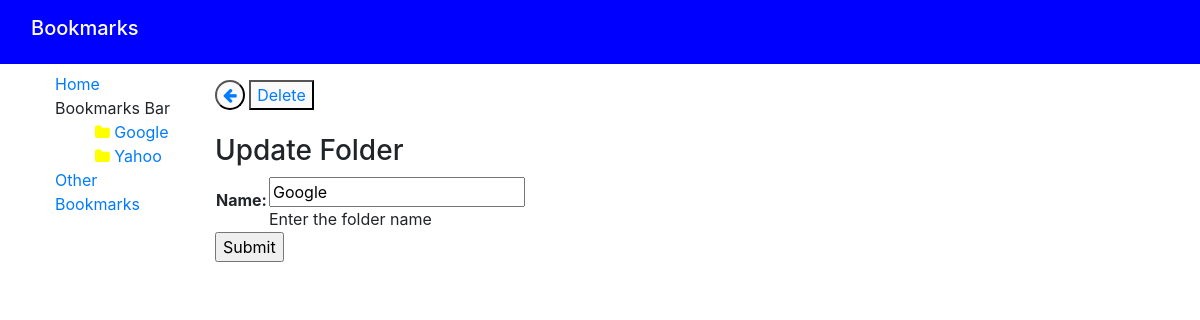
Page /bookmarks/10/update/folder on the earlier database version.
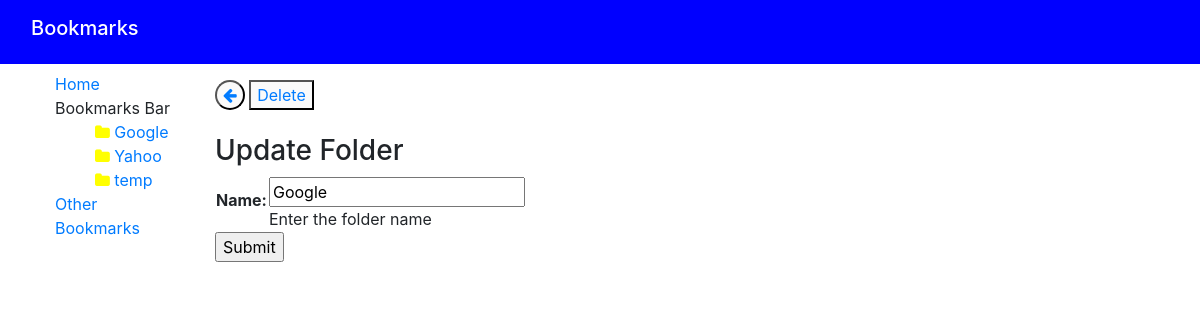
Same page on the later database version.
### bookmarksapp/models.py (models this page shows, shortened)
class Folder(models.Model):
    name = models.CharField(max_length=200, help_text='Enter the folder name')

### bookmarksapp/views.py (the view)
# urls.py: path('<int:pk>/update/folder', views.Updatefolder, name='update-folder'),
def Updatefolder(request,pk):
    folder_list = Folder.objects.all()
    folder = get_object_or_404(Folder,pk=pk)
    if (request.POST):
        folderform = FolderForm(request.POST, instance=folder)
    else:
        folderform = FolderForm(initial={'name':folder.name})
    if(folderform.is_valid()):
        folderform.save()
        return HttpResponseRedirect(reverse('list-folder',args=[pk]))
    context = {
        'folder_list': folder_list,
        'form': folderform,
        'folder': folder,
    }
    return render(request, 'bookmarksapp/update_folder.html', context=context)

### bookmarksapp/forms.py
class FolderForm(forms.ModelForm):
    class Meta:
        model = Folder
        fields = ['name']

### bookmarksapp/templates/bookmarksapp/update_folder.html (shortened to what this page needs)
{% extends "base_generic.html" %}
{% block content %}
  <button style="border-radius: 50%;border-color: black;" disabled>
    <a href="{% url 'list-folder' folder.id %}">
    <i class="fa fa-arrow-left" onmouseover = "this.style.color = 'black'" onmouseout = "this.style.color = 'blue'" ></i>
    </a>
  </button>
  <button style="border-color: black;" disabled>
    <a onmouseover = "this.style.color = 'black'" onmouseout = "this.style.color = 'blue'" href="{% url 'delete-folder' folder.id %}" style="text-decoration: none;">Delete
    </a>
  </button>
  <br><br>
  <h3>Update Folder</h3>
  <form action="" method="post">
    <table>
    {{ form.as_table }}
    </table>
    <input type="submit" value="Submit">
  </form>
{% endblock %}

### bookmarksapp/templates/base_generic.html (shortened to what this page needs)
<!DOCTYPE html>
<html lang="en">
<head>
  <link rel="stylesheet" href="https://cdn.jsdelivr.net/npm/bootstrap@4.5.3/dist/css/bootstrap.min.css">
  <link rel="stylesheet" href="https://maxcdn.bootstrapcdn.com/font-awesome/4.4.0/css/font-awesome.min.css">
  <link rel="stylesheet" href="https://cdnjs.cloudflare.com/ajax/libs/font-awesome/4.7.0/css/font-awesome.min.css">
  {% load static %}
  <link rel="stylesheet" href="{% static 'css/styles.css' %}">
</head>
<body>
 <nav class="navbar navbar-expand-lg" style="background-color: blue">
  <div class="container-fluid" >
    <h2 class="navbar-brand" style="color: white;">Bookmarks</h2>
  </div>
</nav>
<div class="container-fluid">
    <div class="row">
      <div class="mysidebar col-sm-2 pt-2">
        <ul class="sidebar-nav" style="list-style-type: none;">
          <li> <a href="{% url 'index' %}">Home</a></li>
          <li>Bookmarks Bar
            <ul style="list-style-type: none;">
              {% for folder in folder_list %}
              <li><i class="fa fa-folder" style="color:yellow;"></i> <a href="{% url 'list-folder' folder.id %}">{{ folder.name }}</a></li>
              {% endfor %}
            </ul>
          </li>
          <li> <a href="{% url 'list-folder-unknown' %}">Other Bookmarks</a>
          </li>
        </ul>
      </div>
  <div class="col-sm-10 pt-3">
    {% block content %} {% endblock %}
    </div>
  </div>
</div>
</body>
</html>

Differences in the rows shown:
added Folder: name "temp"
